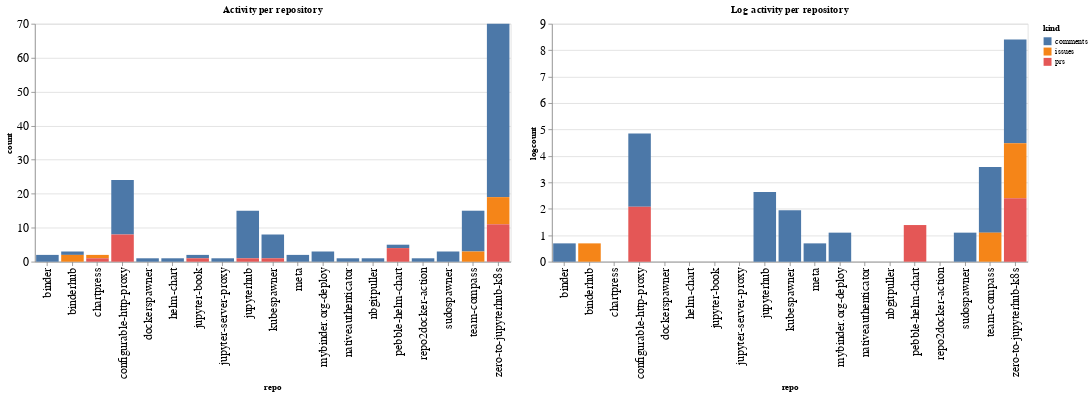

The notebook cell this image was saved under:
### Code cell
ch1 = alt.Chart(repo_summaries, width=600, title="Activity per repository").mark_bar().encode(
    x='repo',
    y='count',
    color='kind',
    tooltip="kind"
)

ch2 = alt.Chart(repo_summaries, width=600, title="Log activity per repository").mark_bar().encode(
    x='repo',
    y='logcount',
    color='kind',
    tooltip="kind"
)

ch1 | ch2

### Figure 1 — Vega-Lite specification as saved in the notebook (floating-point values rounded to 4 significant figures)
{"config": {"axisLeft": {"labelFontSize": 15}, "axisBottom": {"labelFontSize": 15}}, "hconcat": [{"mark": "bar", "encoding": {"color": {"type": "nominal", "field": "kind"}, "tooltip": {"type": "nominal", "field": "kind"}, "x": {"type": "nominal", "field": "repo"}, "y": {"type": "quantitative", "field": "count"}}, "title": "Activity per repository", "width": 600}, {"mark": "bar", "encoding": {"color": {"type": "nominal", "field": "kind"}, "tooltip": {"type": "nominal", "field": "kind"}, "x": {"type": "nominal", "field": "repo"}, "y": {"type": "quantitative", "field": "logcount"}}, "title": "Log activity per repository", "width": 600}], "data": {"name": "data-2159bbb25b60b25b3aaeedc590ed85a9"}, "$schema": "https://vega.github.io/schema/vega-lite/v4.8.1.json", "datasets": {"data-2159bbb25b60b25b3aaeedc590ed85a9": [{"repo": "binder", "kind": "comments", "count": 2, "logcount": 0.6931}, {"repo": "binderhub", "kind": "comments", "count": 1, "logcount": 0.0}, {"repo": "binderhub", "kind": "issues", "count": 2, "logcount": 0.6931}, {"repo": "chartpress", "kind": "issues", "count": 1, "logcount": 0.0}, {"repo": "chartpress", "kind": "prs", "count": 1, "logcount": 0.0}, {"repo": "configurable-http-proxy", "kind": "comments", "count": 16, "logcount": 2.773}, {"repo": "configurable-http-proxy", "kind": "prs", "count": 8, "logcount": 2.079}, {"repo": "dockerspawner", "kind": "comments", "count": 1, "logcount": 0.0}, {"repo": "helm-chart", "kind": "comments", "count": 1, "logcount": 0.0}, {"repo": "jupyter-book", "kind": "comments", "count": 1, "logcount": 0.0}, {"repo": "jupyter-book", "kind": "prs", "count": 1, "logcount": 0.0}, {"repo": "jupyter-server-proxy", "kind": "comments", "count": 1, "logcount": 0.0}, {"repo": "jupyterhub", "kind": "comments", "count": 14, "logcount": 2.639}, {"repo": "jupyterhub", "kind": "prs", "count": 1, "logcount": 0.0}, {"repo": "kubespawner", "kind": "comments", "count": 7, "logcount": 1.946}, {"repo": "kubespawner", "kind": "prs", "count": 1, "logcount": 0.0}, {"repo": "meta", "kind": "comments", "count": 2, "logcount": 0.6931}, {"repo": "mybinder.org-deploy", "kind": "comments", "count": 3, "logcount": 1.099}, {"repo": "nativeauthenticator", "kind": "comments", "count": 1, "logcount": 0.0}, {"repo": "nbgitpuller", "kind": "comments", "count": 1, "logcount": 0.0}, {"repo": "pebble-helm-chart", "kind": "comments", "count": 1, "logcount": 0.0}, {"repo": "pebble-helm-chart", "kind": "prs", "count": 4, "logcount": 1.386}, {"repo": "repo2docker-action", "kind": "comments", "count": 1, "logcount": 0.0}, {"repo": "sudospawner", "kind": "comments", "count": 3, "logcount": 1.099}, {"repo": "team-compass", "kind": "comments", "count": 12, "logcount": 2.485}, {"repo": "team-compass", "kind": "issues", "count": 3, "logcount": 1.099}, {"repo": "zero-to-jupyterhub-k8s", "kind": "comments", "count": 51, "logcount": 3.932}, {"repo": "zero-to-jupyterhub-k8s", "kind": "issues", "count": 8, "logcount": 2.079}, {"repo": "zero-to-jupyterhub-k8s", "kind": "prs", "count": 11, "logcount": 2.398}]}}
